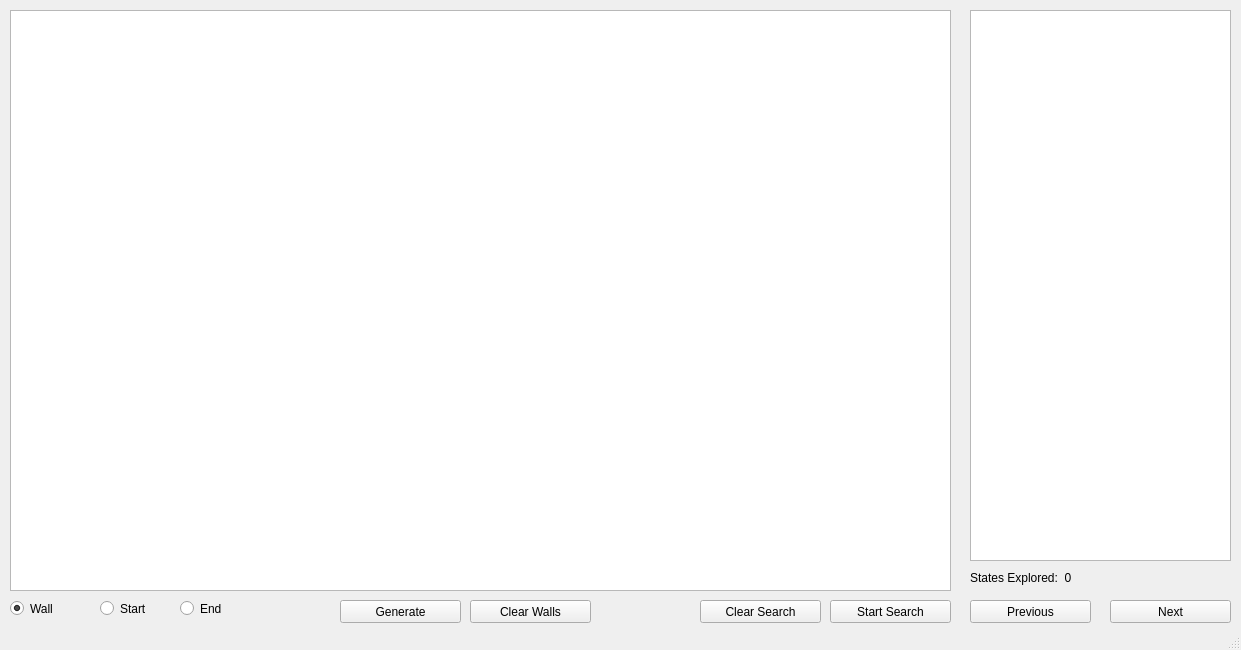
<?xml version="1.0" encoding="UTF-8"?>
<ui version="4.0">
 <class>MainWindow</class>
 <widget class="QMainWindow" name="MainWindow">
  <property name="geometry">
   <rect>
    <x>0</x>
    <y>0</y>
    <width>1241</width>
    <height>650</height>
   </rect>
  </property>
  <property name="windowTitle">
   <string>MainWindow</string>
  </property>
  <widget class="QWidget" name="centralwidget">
   <widget class="QTextEdit" name="text_out">
    <property name="enabled">
     <bool>true</bool>
    </property>
    <property name="geometry">
     <rect>
      <x>970</x>
      <y>10</y>
      <width>261</width>
      <height>551</height>
     </rect>
    </property>
    <property name="html">
     <string>&lt;!DOCTYPE HTML PUBLIC &quot;-//W3C//DTD HTML 4.0//EN&quot; &quot;http://www.w3.org/TR/REC-html40/strict.dtd&quot;&gt;
&lt;html&gt;&lt;head&gt;&lt;meta name=&quot;qrichtext&quot; content=&quot;1&quot; /&gt;&lt;style type=&quot;text/css&quot;&gt;
p, li { white-space: pre-wrap; }
&lt;/style&gt;&lt;/head&gt;&lt;body style=&quot; font-family:'MS Shell Dlg 2'; font-size:8.25pt; font-weight:400; font-style:normal;&quot;&gt;
&lt;p style=&quot;-qt-paragraph-type:empty; margin-top:0px; margin-bottom:0px; margin-left:0px; margin-right:0px; -qt-block-indent:0; text-indent:0px;&quot;&gt;&lt;br /&gt;&lt;/p&gt;&lt;/body&gt;&lt;/html&gt;</string>
    </property>
   </widget>
   <widget class="QPushButton" name="next_button">
    <property name="geometry">
     <rect>
      <x>1110</x>
      <y>600</y>
      <width>121</width>
      <height>23</height>
     </rect>
    </property>
    <property name="text">
     <string>Next</string>
    </property>
   </widget>
   <widget class="QPushButton" name="previous_button">
    <property name="geometry">
     <rect>
      <x>970</x>
      <y>600</y>
      <width>121</width>
      <height>23</height>
     </rect>
    </property>
    <property name="text">
     <string>Previous</string>
    </property>
   </widget>
   <widget class="QGraphicsView" name="graphicsView">
    <property name="geometry">
     <rect>
      <x>10</x>
      <y>10</y>
      <width>941</width>
      <height>581</height>
     </rect>
    </property>
    <property name="mouseTracking">
     <bool>true</bool>
    </property>
   </widget>
   <widget class="QRadioButton" name="end_button">
    <property name="geometry">
     <rect>
      <x>180</x>
      <y>600</y>
      <width>82</width>
      <height>17</height>
     </rect>
    </property>
    <property name="text">
     <string>End</string>
    </property>
   </widget>
   <widget class="QRadioButton" name="start_button">
    <property name="geometry">
     <rect>
      <x>100</x>
      <y>600</y>
      <width>82</width>
      <height>17</height>
     </rect>
    </property>
    <property name="text">
     <string>Start</string>
    </property>
   </widget>
   <widget class="QRadioButton" name="wall_button">
    <property name="geometry">
     <rect>
      <x>10</x>
      <y>600</y>
      <width>82</width>
      <height>17</height>
     </rect>
    </property>
    <property name="text">
     <string>Wall</string>
    </property>
    <property name="checked">
     <bool>true</bool>
    </property>
   </widget>
   <widget class="QPushButton" name="start_search_button">
    <property name="geometry">
     <rect>
      <x>830</x>
      <y>600</y>
      <width>121</width>
      <height>23</height>
     </rect>
    </property>
    <property name="text">
     <string>Start Search</string>
    </property>
   </widget>
   <widget class="QPushButton" name="clear_button">
    <property name="geometry">
     <rect>
      <x>700</x>
      <y>600</y>
      <width>121</width>
      <height>23</height>
     </rect>
    </property>
    <property name="text">
     <string>Clear Search</string>
    </property>
   </widget>
   <widget class="QPushButton" name="generate_button">
    <property name="geometry">
     <rect>
      <x>340</x>
      <y>600</y>
      <width>121</width>
      <height>23</height>
     </rect>
    </property>
    <property name="text">
     <string>Generate</string>
    </property>
   </widget>
   <widget class="QPushButton" name="clear_walls_button">
    <property name="geometry">
     <rect>
      <x>470</x>
      <y>600</y>
      <width>121</width>
      <height>23</height>
     </rect>
    </property>
    <property name="text">
     <string>Clear Walls</string>
    </property>
   </widget>
   <widget class="QLabel" name="states_explored">
    <property name="geometry">
     <rect>
      <x>970</x>
      <y>570</y>
      <width>261</width>
      <height>16</height>
     </rect>
    </property>
    <property name="text">
     <string>States Explored:  0</string>
    </property>
   </widget>
  </widget>
  <widget class="QStatusBar" name="statusbar"/>
 </widget>
 <resources/>
 <connections/>
</ui>
